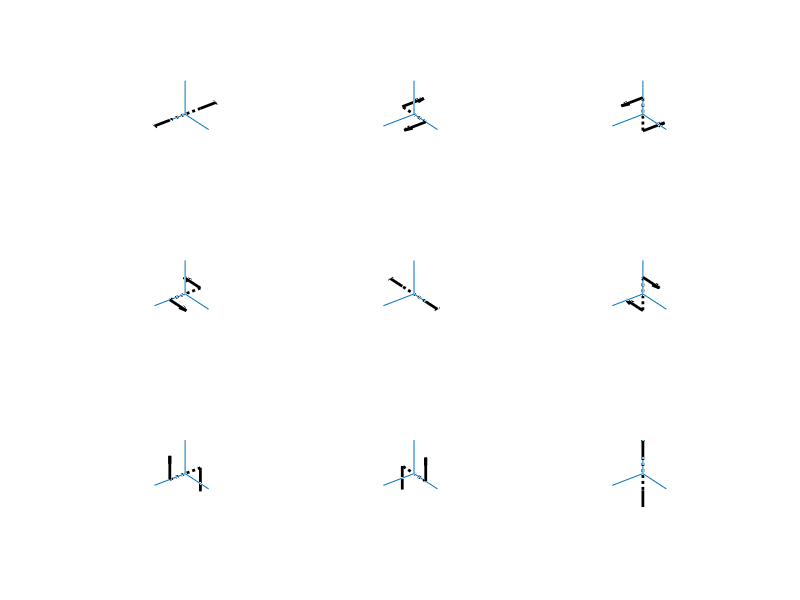

The MATLAB script that drew this image:
% Force couple representation
clc;
clear all;
close all;

h=figure;
set(h,'Position',[50 50 1000 1000])
% set(h,'Position',get(0,'Screensize'))
for i=1:3;
    for j=1:3
        subplot(3,3,(i-1)*3+j);
        hold on;
        axis off
%         grid on;
% Plot 3-D coordinate system
        X=zeros(1,3);
        Y=zeros(1,3);
        Z=zeros(1,3);
        U=[1 0 0];
        V=[0 1 0];
        W=[0 0 1];
        quiver3(X,Y,Z,U,V,W,1.5);
        set(gca,'XDir','reverse','YDir','reverse','xlim',[-1 1],'ylim',[-1 1],'zlim',[-1 1])
%     Plot positive Force couple    
        FC_SPoint=[0 0 0];
        FC_SPoint(j)=FC_SPoint(j)+0.5;
        FC_SPoint_Rev=-FC_SPoint;
        FC_X=[FC_SPoint(1) FC_SPoint_Rev(1)];
        FC_Y=[FC_SPoint(2) FC_SPoint_Rev(2)];
        FC_Z=[FC_SPoint(3) FC_SPoint_Rev(3)];
        
        FC_UVW=zeros(3,2);
        FC_UVW(i,1)=1;
        FC_UVW(i,2)=-1;
        h1=quiver3(FC_X,FC_Y,FC_Z,FC_UVW(1,:),FC_UVW(2,:),FC_UVW(3,:),1);
        set(h1,'LineWidth',2.0,'color',[0 0 0]);
%         Plot dot line
        h2=plot3(FC_X,FC_Y,FC_Z,':k');
        set(h2,'LineWidth',2.0)
        
        xlabel('x');
        ylabel('y');
        zlabel('z');
        view(3);
        axis square;
    end
end